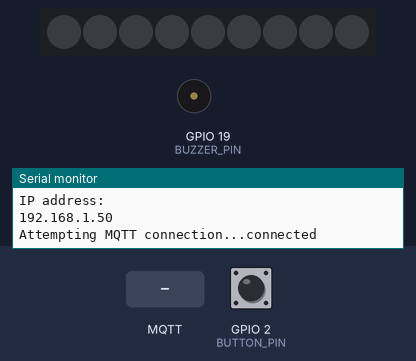
A sketch run on a simulated ESP32. Shown: 9 RGB LEDs in strip order, left to right, buzzer (waves = sounding, pin HIGH), the last lines printed to the serial monitor. The inputs (shaded band) are chosen by the test bench; at power-on: GPIO 2 (BUTTON_PIN) HIGH. Dim RGB values are drawn brighter than linear; WiFi joins after 1.5 s; servers stay silent unless stated; no MQTT or app messages arrive unless stated.

Above: at 3.2 s.
3.3 s: MQTT message "5" arrives on the second subscribed topic
At 3.4 s:
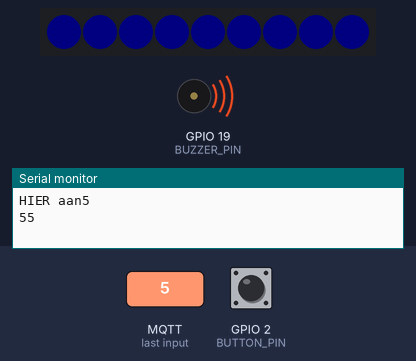
At 4.7 s:
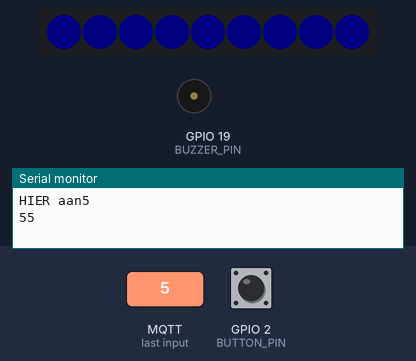
5.0 s: MQTT message "rpi/broadcast" arrives on the first subscribed topic
At 6.1 s:
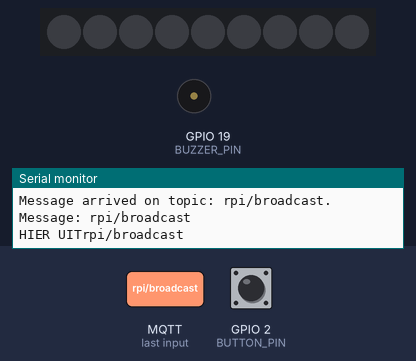
Timing chart, 0 to 8.0 s (numbered marks = the images above; inputs shaded):
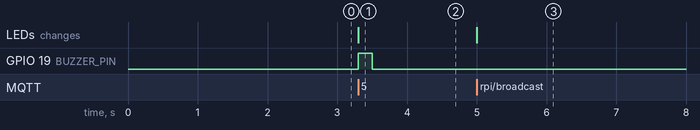

Measured:
- after the input at 3.3 s, GPIO 19 (BUZZER_PIN): LOW → HIGH at once, → LOW 0.20 s later; the LEDs: change at once (image 1)
- after the input at 5.0 s, the LEDs: change at once (image 3)

The sketch:

ESPCode1.ino
```cpp
/// @file    Blink.ino
/// @brief   Blink the first LED of an LED strip
/// @example Blink.ino

#include <FastLED.h>
#include <WiFi.h>
#include <PubSubClient.h>
#include <stdlib.h>
#include<iostream>
using namespace std;
// How many leds in your strip?
#define NUM_LEDS 9
const char* ssid = "interactieve palen";
const char* password = "internet";
const char* mqtt_server = "10.3.141.1";
WiFiClient espClient;
PubSubClient client(espClient);
long lastMsg = 0;
#define DATA_PIN 18
#define CLOCK_PIN 13
int number;
int number_old=0;
int aantal=10;
int go=0;
int progress=0;
int starttijd;
#define BUTTON_PIN 2 // GIOP21 pin connected to button
#define BUZZER_PIN 19 // GPIO19 pin connected to buzzer
// Define the array of leds
CRGB leds[NUM_LEDS];
// Variables will change:
int lastState = HIGH; // the previous state from the input pin
int currentState;     // the current reading from the input pin
void setup_wifi() {
  delay(50);
  Serial.println();
  Serial.print("Connecting to ");
  Serial.println(ssid);

  WiFi.begin(ssid, password);

  int c=0;
  while (WiFi.status() != WL_CONNECTED) {
    delay(1000); //
    Serial.print(".");
    c=c+1;
    if(c>10){
        ESP.restart(); //restart ESP after 10 seconds
    }
  }

  Serial.println("");
  Serial.println("WiFi connected");
  Serial.println("IP address: ");
  Serial.println(WiFi.localIP());

}
void connect_mqttServer() {
  // Loop until we're reconnected
  while (!client.connected()) {

        //first check if connected to wifi
        if(WiFi.status() != WL_CONNECTED){
          //if not connected, then first connect to wifi
          setup_wifi();
        }

        //now attemt to connect to MQTT server
        Serial.print("Attempting MQTT connection...");
        // Attempt to connect
        if (client.connect("ESP32_client1")) { // Change the name of client here if multiple ESP32 are connected
          //attempt successful
          Serial.println("connected");
          // Subscribe to topics here
          client.subscribe("rpi/broadcast");
          client.subscribe("esp32/kleur1");
          //client.subscribe("rpi/xyz"); //subscribe more topics here

        }
        else {
          //attempt not successful
          Serial.print("failed, rc=");
          Serial.print(client.state());
          Serial.println(" trying again in 2 seconds");

          // Wait 2 seconds before retrying
          delay(2000);
        }
  }

}
void callback(char* topic, byte* message, unsigned int length) {
  Serial.print("Message arrived on topic: ");
  Serial.print(topic);
  Serial.print(". Message: ");
  String messageTemp = "";

  for (int i = 0; i < length; i++) {
    Serial.print((char)message[i]);
    messageTemp += (char)message[i];
  }
  Serial.println();

  // Check if a message is received on the topic "rpi/broadcast"
  if (String(topic) == "rpi/broadcast") {
      Serial.print("HIER UIT");
      Serial.println(messageTemp);
      for(int i =0;i<9;i++)
        {
          leds[i] = CRGB::Black;
        }
        FastLED.show();
  }
  if (String(topic) == "esp32/kleur1") {
      Serial.print("HIER aan");
      Serial.println(messageTemp);
      const char* ccx = messageTemp.c_str();
      cout << ccx;
      //const char *hexstring = "0xabcdef";
      int number = (int)strtol(ccx, NULL, 0);
      Serial.println(number);
      for(int i =0;i<9;i++)
        {
          leds[i] = number;
        }
        FastLED.show();
        if (number != 0) {
          digitalWrite(BUZZER_PIN, HIGH);
          delay(200);
          digitalWrite(BUZZER_PIN, LOW);
        }


  }

  //Similarly add more if statements to check for other subscribed topics
}
void setup() {
    FastLED.addLeds<NEOPIXEL, DATA_PIN>(leds, NUM_LEDS);  // GRB ordering is assumed
    Serial.begin(115200);
  // initialize the pushbutton pin as an pull-up input
  pinMode(BUTTON_PIN, INPUT_PULLUP);
  pinMode(BUZZER_PIN, OUTPUT);
  setup_wifi();
  client.setServer(mqtt_server,1883);//1883 is the default port for MQTT server
  client.setCallback(callback);
}

void loop() {
    if (!client.connected()) {
    connect_mqttServer();
  }
  client.loop();
  currentState = digitalRead(BUTTON_PIN);
    if(lastState == LOW && currentState == HIGH)
    {
      client.publish("esp32/sensor1", "gedrukt");
    }
  // save the last state
  lastState = currentState;
}
```
